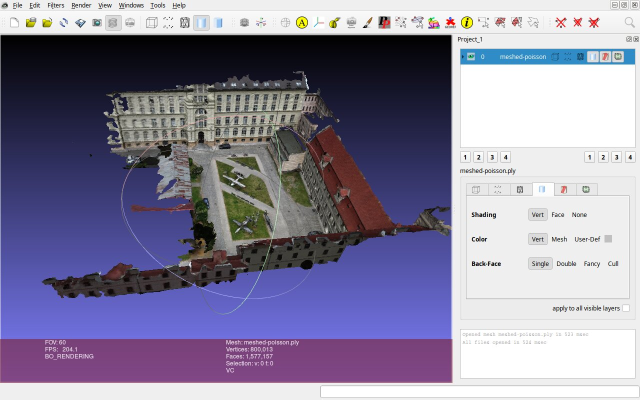
#> input picture .images/dense_mesh.jpg, 1280 x 799 px, given in place of berlin_1_1.MP4, which was not available (shown at 1/2 size)
$ python 02_extract_images.py   (older library calls are emulated)
#> lines starting #> are read from the running program, lines starting #| are printed output that depends on the picture; pictures that were not available may be replaced by others from this repository, and a replacement may not be noted
#!/bin/sh
"exec" "`dirname $0`/python-env/bin/python3" "$0" "$@"

import os
import cv2
import numpy as np

# ==========================================
# SETTINGS
# ==========================================
INPUT_FILE = "../00_data/berlin_1_1.MP4"
OUTPUT_DIR = "../00_data/images"
MAX_COUNT = 6000

START_TIME_SEC = 0     # Time in seconds to start extracting from
START_IMAGE_ID = 6450       # The starting ID for the output filenames (e.g., image_0001.png)

# WINDOW THRESHOLDS (0.0 to 1.0)
# We collect frames while similarity is between these two numbers
MATCH_THRESHOLD_HIGH = 0.45
MATCH_THRESHOLD_LOW = 0.35
# ==========================================

os.makedirs(OUTPUT_DIR, exist_ok=True)
cap = cv2.VideoCapture(INPUT_FILE)

if not cap.isOpened():
    print(f"Error: Could not open video {INPUT_FILE}")
    exit(1)

# Jump to the specified start time
if START_TIME_SEC > 0.0:
    cap.set(cv2.CAP_PROP_POS_MSEC, START_TIME_SEC * 1000.0)

total_frames = int(cap.get(cv2.CAP_PROP_FRAME_COUNT))
start_frame_id = int(cap.get(cv2.CAP_PROP_POS_FRAMES))

detector = cv2.ORB_create(nfeatures=1000)
matcher = cv2.BFMatcher(cv2.NORM_HAMMING, crossCheck=True)

def get_sharpness(gray_img):
    return cv2.Laplacian(gray_img, cv2.CV_64F).var()

# Read the first frame at the start time to seed the tracking
ret, prev_frame = cap.read()
#> prev_frame is the input picture: shape (799, 1280, 3); mean B, G, R 156.6, 132.4, 137.1
if not ret:
    print(f"Error: Could not read frame at {START_TIME_SEC}s. Is the time beyond the video length?")
    exit(1)

prev_gray = cv2.cvtColor(prev_frame, cv2.COLOR_BGR2GRAY)
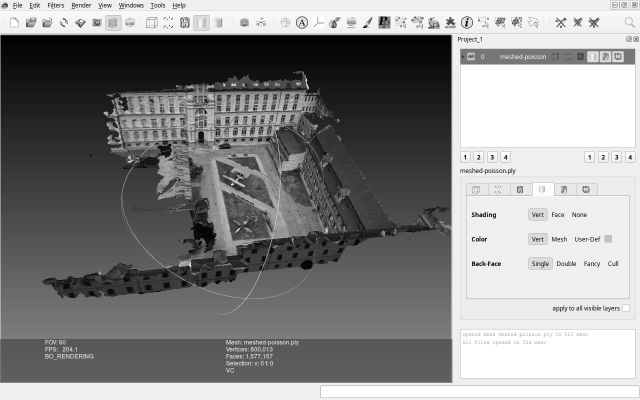
#> prev_gray: shape (799, 1280) (shown at 1/2 size); min 0, max 255, mean 136.6
initial_sharpness = get_sharpness(prev_gray)
#> initial_sharpness = 1869.1

prev_kp, prev_des = detector.detectAndCompute(prev_gray, None)
#> prev_kp = 1000 keypoints; strongest (x, y, size): (965, 479, 31), (955, 479, 31), (947, 528, 31), (968, 430, 31)

images_saved_this_session = 0
current_image_id = START_IMAGE_ID - 1
frame_id = int(cap.get(cv2.CAP_PROP_POS_FRAMES))

# Buffer to store candidate frames within the threshold window
# Stores dicts: {"frame": mat, "kp": kp, "des": des, "similarity": float, "sharpness": float}
frame_buffer = []

print(f"Processing video starting from {START_TIME_SEC}s (Frame {start_frame_id}/{total_frames})...")
print(f"Output filenames will start at image_{START_IMAGE_ID:04d}.png")
print(f"Initial anchor sharpness: {initial_sharpness:.1f}")
#| Initial anchor sharpness: 1869.1
print("-" * 50)

while cap.isOpened() and images_saved_this_session < MAX_COUNT:
    ret, frame = cap.read()

    # Handle normal frames or the end-of-video flush
    if ret:
        frame_id += 1
        gray = cv2.cvtColor(frame, cv2.COLOR_BGR2GRAY)

        # Calculate matching metrics
        kp, des = detector.detectAndCompute(gray, None)
#> kp has the same summary as prev_kp
        if des is None or prev_des is None:
            continue

        matches = matcher.match(prev_des, des)
#> matches = 1000 matches
        total_baseline_features = len(prev_kp)
#> total_baseline_features = 1000
        match_fraction = len(matches) / total_baseline_features
#> match_fraction = 1
        sharpness_score = get_sharpness(gray)
#> sharpness_score = 1869.1
    else:
        # End of video reached. Force match_fraction to 0 to flush any leftover buffer
        match_fraction = 0.0

    # --- WINDOW EVALUATION ENGINE ---

    # Case 1: Camera is inside the movement window
    if MATCH_THRESHOLD_LOW <= match_fraction < MATCH_THRESHOLD_HIGH and ret:
        # Add this frame to our candidate pool
        frame_buffer.append({
            "frame": frame.copy(),
            "kp": kp,
            "des": des,
            "similarity": match_fraction,
            "sharpness": sharpness_score
        })

    # Case 2: Camera has moved PAST the window (Similarity dropped below LOW threshold) OR video ended
    elif match_fraction < MATCH_THRESHOLD_LOW:

        if frame_buffer:
            # OPTIMIZATION: Extract the frame that achieved maximum sharpness in the pool
            best_candidate = max(frame_buffer, key=lambda x: x["sharpness"])

            images_saved_this_session += 1
            current_image_id += 1
            output_path = os.path.join(OUTPUT_DIR, f"image_{current_image_id:04d}.png")
            cv2.imwrite(output_path, best_candidate["frame"])

            # Calculate progress based on the session's starting frame
            session_frames_processed = frame_id - start_frame_id
            session_progress_fraction = session_frames_processed / (total_frames - start_frame_id) if (total_frames - start_frame_id) > 0 else 1
            estimated_total = int(images_saved_this_session / session_progress_fraction) if session_progress_fraction > 0 else 0

            print(f"Saved: {output_path}")
            print(f"      Reason: Extracted peak sharp frame from a pool of {len(frame_buffer)} window candidates.")
            print(f"      Selected Similarity: {best_candidate['similarity']*100:.1f}% | Sharpness: {best_candidate['sharpness']:.1f}")
            print(f"      Pool Range: Min Similarity {frame_buffer[-1]['similarity']*100:.1f}% -> Max {frame_buffer[0]['similarity']*100:.1f}%")
            print(f"      Session Progress: {session_progress_fraction*100:.1f}% | Est. Total Images This Run: {estimated_total}")
            print("-" * 50)

            # Update baseline anchoring using our best saved frame
            prev_kp, prev_des = best_candidate["kp"], best_candidate["des"]

            # Clear the buffer pool for the next physical camera movement step
            frame_buffer.clear()

        elif ret:
            # Emergency fallback: If the camera moved so fast in a single frame update that
            # it instantly skipped past our high window directly below 0.30, save this frame raw.
            images_saved_this_session += 1
            current_image_id += 1
            output_path = os.path.join(OUTPUT_DIR, f"image_{current_image_id:04d}.png")
            cv2.imwrite(output_path, frame)

            print(f"Saved: {output_path}")
            print(f"      Reason: Instant movement skip fallback (Bypassed window pool).")
            print(f"      Similarity: {match_fraction*100:.1f}% | Sharpness: {sharpness_score:.1f}")
            print("-" * 50)

            prev_kp, prev_des = kp, des

    # Stop looping if video ended
    if not ret:
        break

cap.release()
print(f"\nDone! Successfully extracted {images_saved_this_session} peak-sharpness PNG images in this session.")

$ run again, on .images/nerfstudio_splat_generation.jpg
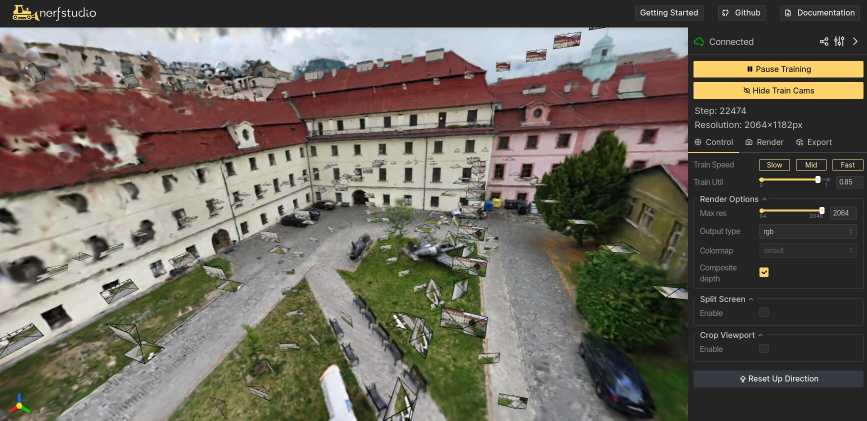
#> input picture .images/nerfstudio_splat_generation.jpg, 1734 x 842 px, given in place of berlin_1_1.MP4, which was not available (shown at 1/2 size)
#> prev_frame is the input picture: shape (842, 1734, 3); mean B, G, R 90.1, 100.6, 105.9
#> `prev_gray = cv2.cvtColor(prev_frame, cv2.COLOR_BGR2GRAY)`:
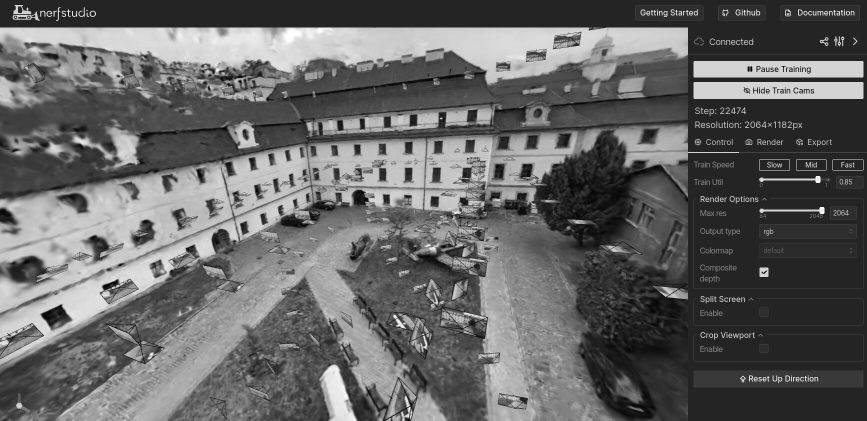
#> prev_gray: shape (842, 1734) (shown at 1/2 size); min 0, max 255, mean 101
#> initial_sharpness = 1177.2
#> prev_kp = 1000 keypoints; strongest (x, y, size): (1653, 88, 31), (1517, 135, 31), (1653, 78, 31), (1642, 83, 31)
#| Initial anchor sharpness: 1177.2
#> kp has the same summary as prev_kp
#> matches = 1000 matches
#> total_baseline_features = 1000
#> match_fraction = 1
#> sharpness_score = 1177.2
